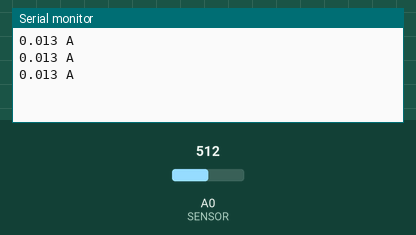
The sketch below on a simulated Arduino Nano, built with avr-gcc and run on an emulated ATmega328P. Shown: the last lines printed to the serial monitor. The inputs (shaded band) are chosen by the test bench; at power-on: A0 (SENSOR) = 512.

Above: at 1.3 s.
1.4 s: A0 (SENSOR) set to 716
At 1.9 s:
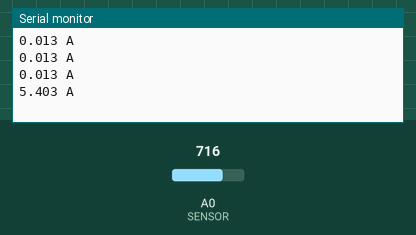
2.9 s: A0 (SENSOR) set to 900
At 3.4 s:
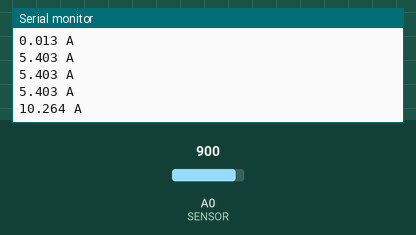
Timing chart, 0 to 5.9 s (numbered marks = the images above; inputs shaded):
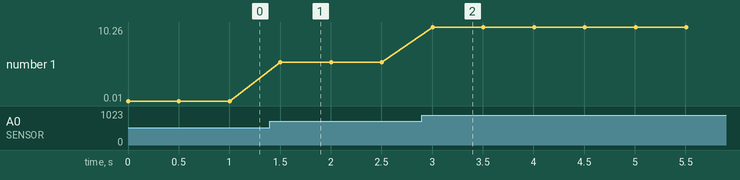

Measured:
- after the input at 1.4 s, the serial monitor: prints a new line after 0.10 s (image 1)
- after the input at 2.9 s, the serial monitor: prints a new line after 0.10 s (image 2)
- plotted number 1: 0.01 → 5.4 after the input at 1.4 s, 5.4 → 10.26 after the input at 2.9 s

The sketch:

acs712_basic.ino
```cpp
// Simple Arduino sketch that reads the ACS712 analog output, applies zero-offset calibration and sensitivity to compute current, and prints the result over Serial every 500 ms.
//
// Full tutorial: https://shillehtek.com/blogs/news/arduino-nano-acs712-measure-ac-dc-current-30a
// Parts used: https://shillehtek.com/products/acs712-current-sensor-5a-arduino-esp32
//             https://shillehtek.com/products/arduino-nano-v3-presoldered-ch340g-atmega328p
//             https://shillehtek.com/products/esp32-wroom-dev-board-cp2102-usb-c-presoldered
// More examples: https://github.com/shillehbean/shillehtek-examples
//

const int SENSOR = A0;
const float SENSITIVITY_5A = 0.185;   // V per Amp for ACS712-05B
// 20A variant = 0.100, 30A variant = 0.066

float zeroOffset = 2.5;   // will calibrate later

void setup() { Serial.begin(9600); }
void loop() {
  int raw = analogRead(SENSOR);
  float voltage = raw * 5.0 / 1023.0;
  float current = (voltage - zeroOffset) / SENSITIVITY_5A;
  Serial.print(current, 3);
  Serial.println(" A");
  delay(500);
}
```

acs712_rms_function.ino
```cpp
// Function to sample the ACS712 rapidly over a time window and return the RMS current (useful for AC measurements).
//
// Full tutorial: https://shillehtek.com/blogs/news/arduino-nano-acs712-measure-ac-dc-current-30a
// Parts used: https://shillehtek.com/products/acs712-current-sensor-5a-arduino-esp32
//             https://shillehtek.com/products/arduino-nano-v3-presoldered-ch340g-atmega328p
//             https://shillehtek.com/products/esp32-wroom-dev-board-cp2102-usb-c-presoldered
// More examples: https://github.com/shillehbean/shillehtek-examples
//

float readAcRms(int pin, unsigned long window_ms = 200) {
  unsigned long start = millis();
  double sumsq = 0;
  int n = 0;
  while (millis() - start < window_ms) {
    int raw = analogRead(pin);
    float v = raw * 5.0 / 1023.0 - zeroOffset;
    float i = v / SENSITIVITY_5A;
    sumsq += i * i;
    n++;
  }
  return sqrt(sumsq / n);
}
```
